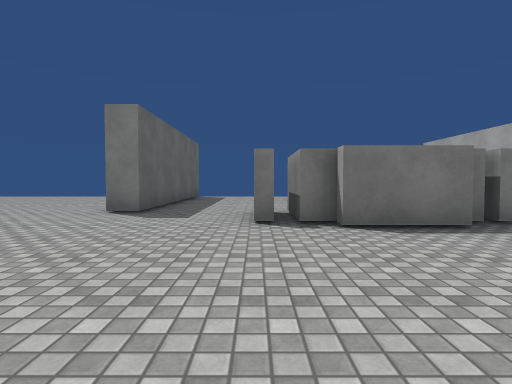
view 1 (above)

12 first-person views from a walk through a 3-D level made in the Unity game engine. The camera is 1.2 m above the floor, tilts 2° down and sees 80° across. The floor is counted in squares, 2 m on a side. Each view is taken from the middle of a square. On the plan, view 1 faces up. The plan holds only what a view shows up to about 9 squares ahead; the rest is blank. The place goes on beyond the plan. The player is left out. Surface patterns are stand-ins for the level's own textures.

view 2
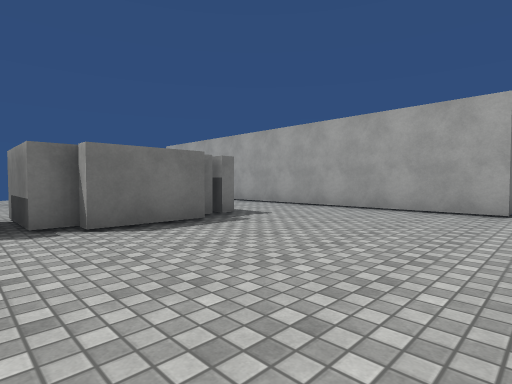

view 3
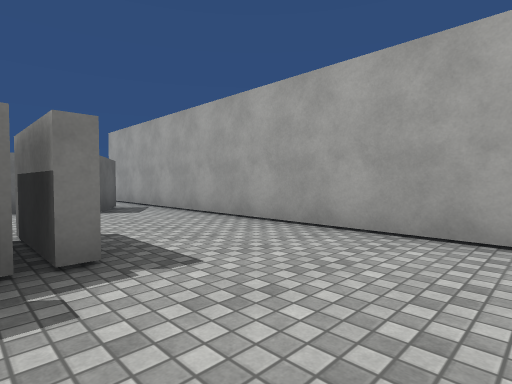

view 4
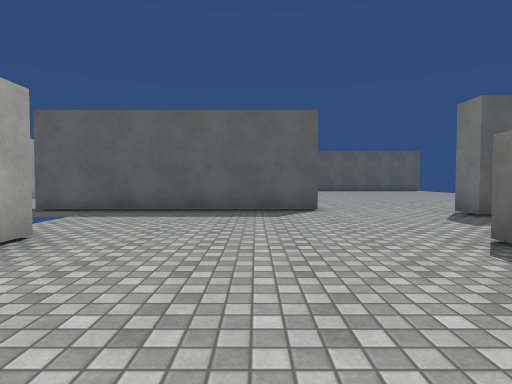

view 5
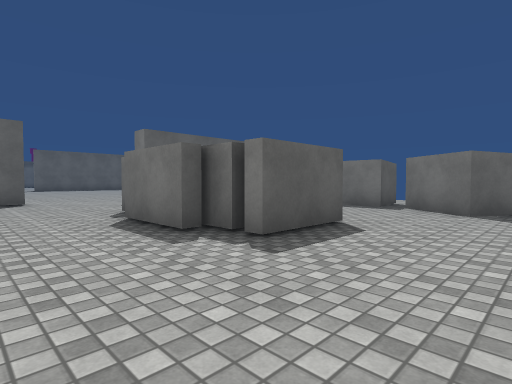

view 6
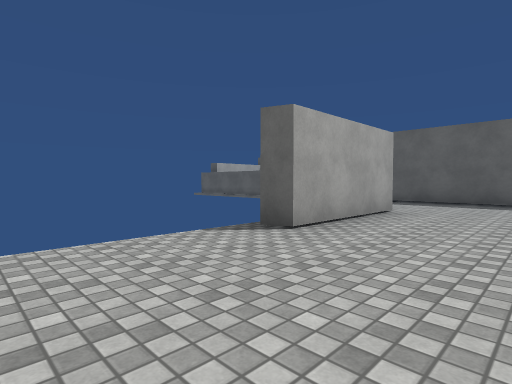

view 7
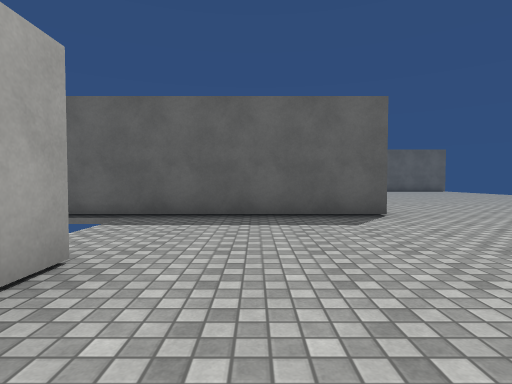

view 8
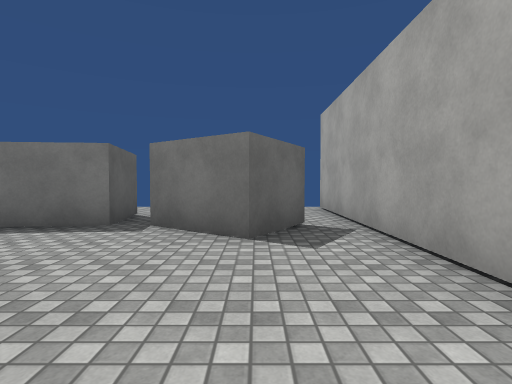

view 9
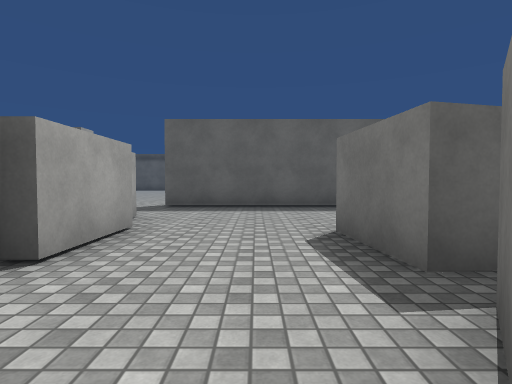

view 10
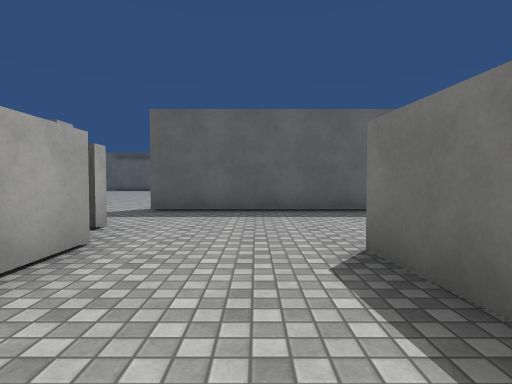

view 11
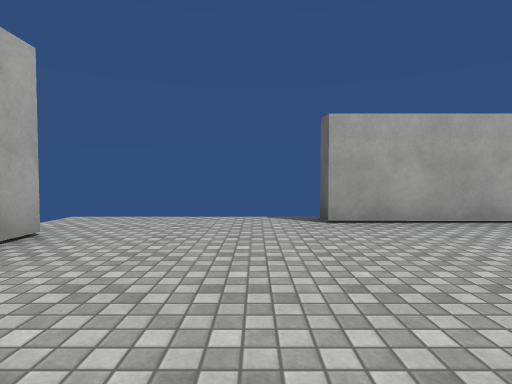

view 12
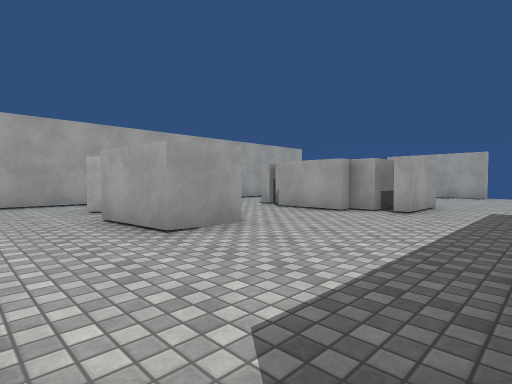

### Floor plan
Points are (right, up) in squares from view 1. A wall is a line through its corners. A room is listed if a view was taken in it or the views show most of it. See-through windows are left out.
Room 1 (views 1, 2, 3, 4, 5, 6, 7, 8, 9, 10, 11)
walls: (2.9, 3.9) (1.1, 3.9); (1.3, 4.3) (0.6, 4.3) (0.6, 6); (3.5, 4.3) (3.5, 6.1); (0, 4.3) (0, 6); (1, 6.4) (2.9, 6.4); (3.8, 6.1) (3.8, 4.3) (2.6, 4.3); (-0.2, -0.4) (2.8, -0.4) (2.8, -1); (-2.2, 5.8) (-2.9, 5.8); (6.4, 0.5) (6.4, 10.4); (-3.3, 3.4) (-3.3, -2.6); (3, 9.1) (1.3, 9); (5.7, 9.3) (4.9, 8.2) (3.5, 9.2)
ways out: opening at (-1.5, 6) to room 2; opening at (2.5, 7.5) to room 2; opening at (6, 9.5) to room 2; opening at (-3.5, 4.5)
Room 2 (view 12)
walls: (1.3, 9) (1.2, 10.2) (2.9, 10.4) (3, 9.1); (-2.2, 10.4) (-2.2, 5.8); (0.6, 6) (1.2, 6); (0, 6) (0.4, 6); (6.4, 10.4) (6.4, 11.9)
ways out: opening at (-1.5, 6) to room 1; opening at (2.5, 7.5) to room 1; opening at (6, 9.5) to room 1

Where each view was taken, in squares from view 1:
view 1: 0 up, 0 right, facing up
view 2: 0 up, 0 right, facing up-right
view 3: 2 up, 3 right, facing up-right
view 4: 2 up, 3 right, facing left
view 5: 2 up, 6 right, facing up-left
view 6: 2 up, 6 right, facing down-left
view 7: 1 up, 2 right, facing left
view 8: 5 up, 5 right, facing up
view 9: 8 up, 5 right, facing left
view 10: 8 up, 4 right, facing left
view 11: 4 up, 4 right, facing down
view 12: 12 up, 2 left, facing down-right
